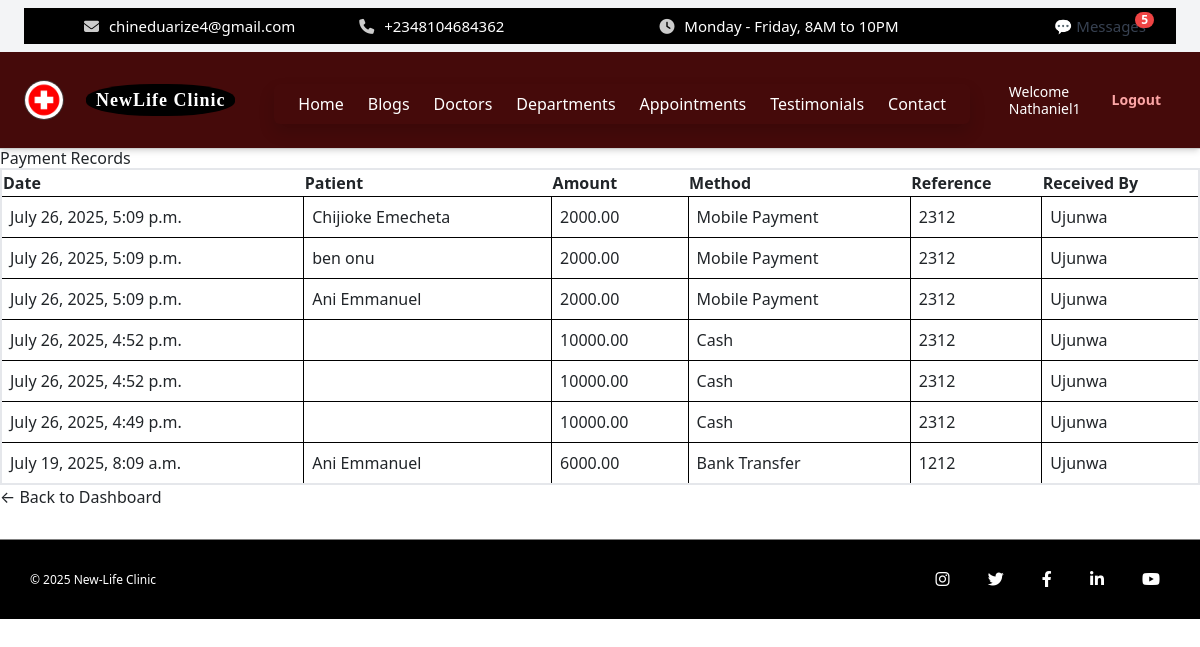
The page /cashier/payments/ (signed in) on the database its author committed.
### core/models.py (models this page shows, shortened)
class HeaderSettings(models.Model):
    hospital_name = models.CharField(max_length=100, default='My Hospital')
    logo = models.ImageField(upload_to='logos/', blank=True, null=True)
    menu_1 = models.CharField(max_length=50, default='Home')
    menu_2 = models.CharField(max_length=50, default='Services')
    menu_3 = models.CharField(max_length=50, default='Doctors')
    menu_4 = models.CharField(max_length=50, default='Departments')
    menu_5 = models.CharField(max_length=50, default='Appointments')
    menu_6 = models.CharField(max_length=50, default='About')
    menu_7 = models.CharField(max_length=50, default='Contact')
    email = models.EmailField(blank=True)
    phone = models.CharField(max_length=20, blank=True)
    working_hours = models.CharField(max_length=100, default="Monday - Friday, 8AM to 10PM")

class User(AbstractUser):
    ROLE_CHOICES = [
        ('admin', 'Admin'),
        ('doctor', 'Doctor'),
        ('nurse', 'Nurse'),
        ('receptionist', 'Receptionist'),
        ('pharmacist', 'Pharmacist'),
        ('labtech', 'Lab Technician'),
        ('patient', 'Patient'),
        ('cashier', 'Cashier'),
    ]
    role = models.CharField(max_length=20, choices=ROLE_CHOICES)

class FooterSettings(models.Model):
    copyright_text = models.CharField(max_length=255, default="© 2025 New-Life Clinic")
    instagram_url = models.URLField(blank=True, null=True)
    twitter_url = models.URLField(blank=True, null=True)
    facebook_url = models.URLField(blank=True, null=True)
    linkedin_url = models.URLField(blank=True, null=True)
    youtube_url = models.URLField(blank=True, null=True)

### cashier/models.py (models this page shows, shortened)
class Payment(models.Model):
    PAYMENT_METHOD_CHOICES = [
        ('cash', 'Cash'),
        ('pos', 'POS (Card)'),
        ('bank_transfer', 'Bank Transfer'),
        ('mobile', 'Mobile Payment'),
        ('insurance', 'Insurance'),
    ]
    patient = models.ForeignKey(
        'core.Patient',  # ✅ use app_name.ModelName as string
        on_delete=models.CASCADE
    )
    patient_name = models.CharField(max_length=100)
    amount = models.DecimalField(max_digits=10, decimal_places=2)
    payment_method = models.CharField(max_length=20, choices=PAYMENT_METHOD_CHOICES)
    reference_number = models.CharField(max_length=100, blank=True, null=True)
    received_by = models.ForeignKey(User, on_delete=models.SET_NULL, null=True)
    date_received = models.DateTimeField(auto_now_add=True)
    remarks = models.TextField(blank=True, null=True)

### cashier/views.py (the view)
# urls.py: path('payments/', views.payment_list, name='cashier_payment_list'),
@cashier_or_admin_required
def payment_list(request):
    payments = Payment.objects.all().order_by('-date_received')
    return render(request, 'cashier/payment_list.html', {'payments': payments})

### core/context_processors.py (called while the page is built)
def header_settings(request):
    try:
        settings = HeaderSettings.objects.first()
    except HeaderSettings.DoesNotExist:
        settings = None
    return {'header_settings': settings}

def footer_settings(request):
    footer = FooterSettings.objects.first()
    return {'footer_settings': footer}

def appointment_form_processor(request):
    return {
        'footer_appointment_form': AppointmentForm()
    }

def unread_message_context(request):
    context = {}
    if request.user.is_authenticated:
        unread_messages = Message.objects.filter(recipient=request.user, is_read=False)
        context['unread_count'] = unread_messages.count()
        context['unread_messages'] = unread_messages[:5]
    else:
        context['unread_count'] = 0
    unread_enquiries = Enquiry.objects.filter(is_read=False)
    context['unread_enquiry_count'] = unread_enquiries.count()
    context['unread_enquiries'] = unread_enquiries[:5]
    context['total_unread_count'] = context['unread_count'] + context['unread_enquiry_count']
    return context

def footer_form(request):
    return {
        'footer_appointment_form': AppointmentForm()
    }

### cashier/templates/cashier/payment_list.html
{% extends 'core/base.html' %}
{% block content %}
  <h2>Payment Records</h2>
  <table border="1">
    <tr>
      <th>Date</th>
      <th>Patient</th>
      <th>Amount</th>
      <th>Method</th>
      <th>Reference</th>
      <th>Received By</th>
    </tr>
    {% for payment in payments %}
    <tr>
      <td>{{ payment.date_received }}</td>
      <td>{{ payment.patient_name }}</td>
      <td>{{ payment.amount }}</td>
      <td>{{ payment.get_payment_method_display }}</td>
      <td>{{ payment.reference_number }}</td>
      <td>{{ payment.received_by.username }}</td>
    </tr>
    {% endfor %}
  </table>
  <a href="{% url 'cashier:cashier_dashboard' %}">← Back to Dashboard</a>
{% endblock %}

### core/templates/core/base.html (shortened to what this page needs)
<!DOCTYPE html>
<html lang="en" class="dark">
{% load static %}
{% load widget_tweaks %}
<head>
  <link rel="stylesheet" href="{% static 'core/css/style.css' %}">
  <script src="https://cdn.tailwindcss.com"></script>
  <link rel="stylesheet" href="https://cdnjs.cloudflare.com/ajax/libs/font-awesome/6.4.0/css/all.min.css">
  <link href="https://cdn.jsdelivr.net/npm/bootstrap@5.3.0/dist/css/bootstrap.min.css" rel="stylesheet">
</head>
<body>
  <div class="fixed-header bg-gray-100 px-4 py-2 text-sm">
  <div class="topbar flex flex-wrap items-center justify-between gap-4 sm:gap-0">
    <div class="topbar-left flex flex-col sm:flex-row items-start sm:items-center gap-1 sm:gap-4 flex-wrap text-center sm:text-left">
      {% if header_settings.email %}
        <span><i class="fas fa-envelope"></i> {{ header_settings.email }}</span>
      {% endif %}
      {% if header_settings.phone %}
        <span><i class="fas fa-phone"></i> {{ header_settings.phone }}</span>
      {% endif %}
    </div>
    <div class="topbar-right flex flex-col sm:flex-row items-start sm:items-center gap-1 sm:gap-4 flex-wrap text-center sm:text-left">
      {% if header_settings.working_hours %}
        <span><i class="fas fa-clock"></i> {{ header_settings.working_hours }}</span>
      {% endif %}
    </div>
    <a href="{% url 'admin_panel:inbox' %}" class="relative text-gray-700 no-print whitespace-nowrap">
      💬 Messages
      {% if total_unread_count > 0 %}
        <span class="absolute -top-1 -right-2 bg-red-500 text-white text-xs font-bold rounded-full px-1.5">
          {{ total_unread_count }}
        </span>
      {% endif %}
    </a>
  </div>
</div>
    <header class="header-bar flex items-center justify-between flex-wrap bg-red-950 p-4 shadow-md w-full gap-4 sm:gap-0">
  <div class="logo-title flex items-center space-x-3 flex-shrink-0">
    {% if header_settings.logo %}
      <img src="{{ header_settings.logo.url }}" alt="Logo" class="logo-img h-10 w-10 object-cover">
    {% else %}
      <img src="{% static 'core/img/default_logo.png' %}" alt="Default Logo" class="logo-img h-10 w-10 object-cover">
    {% endif %}
    <span class="hospital-name font-bold text-lg leading-tight text-white">
      <span class="block">{{ header_settings.hospital_name_line1|default:"NewLife Clinic" }}</span>
    </span>
  </div>
  <div class="relative flex-1 flex justify-center sm:justify-center">
    <nav id="menu-content" class="hidden sm:flex absolute sm:static top-full mt-2 sm:mt-0 bg-red-800 sm:bg-transparent shadow sm:shadow-none rounded px-4 py-2 sm:p-0 sm:rounded-none z-50 overflow-x-auto whitespace-nowrap space-x-4 sm:space-x-6">
      <a href="{% url 'landing_page' %}" class="text-white hover:text-blue-400">Home</a>
      <a href="{% url 'blogs' %}" class="text-white hover:text-blue-400">Blogs</a>
      <a href="{% url 'doctors' %}" class="text-white hover:text-blue-400">Doctors</a>
      <a href="{% url 'departments' %}" class="text-white hover:text-blue-400">Departments</a>
      <a href="{% url 'appointment' %}" class="text-white hover:text-blue-400">Appointments</a>
      <a href="{% url 'testimonials' %}" class="text-white hover:text-blue-400">Testimonials</a>
      <a href="{% url 'contact' %}" class="text-white hover:text-blue-400">Contact</a>
    </nav>
  </div>
  <div class="auth-buttons flex items-center space-x-4 flex-shrink-0 text-sm">
    {% if request.path == '/' and not request.user.is_authenticated %}
      <a href="{% url 'login' %}" class="text-blue-300 hover:underline no-print">Login</a>
    {% elif request.user.is_authenticated %}
      <span class="text-white no-print text-sm leading-tight">Welcome<br>{{ request.user.username }}</span>
      <a href="{% url 'logout' %}" class="text-red-300 hover:underline no-print">Logout</a>
    {% endif %}
  </div>
</header>
  <main>
    {% block content %}{% endblock %}
  </main>
  {% block footer %}
<div class="bottom-footer" style="min-height: 80px; margin-bottom: 20px;">
  <div class="bottom-footer-content" style="display: flex; justify-content: space-between; align-items: center; height: 100%;">
    <div class="left">
      <p>{{ footer_settings.copyright_text|default:"© 2025 New-Life Clinic" }}</p>
    </div>
    <div class="right social-icons">
      {% if footer_settings.instagram_url %}
        <a href="{{ footer_settings.instagram_url }}" target="_blank"><i class="fab fa-instagram"></i></a>
      {% endif %}
      {% if footer_settings.twitter_url %}
        <a href="{{ footer_settings.twitter_url }}" target="_blank"><i class="fab fa-twitter"></i></a>
      {% endif %}
      {% if footer_settings.facebook_url %}
        <a href="{{ footer_settings.facebook_url }}" target="_blank"><i class="fab fa-facebook-f"></i></a>
      {% endif %}
      {% if footer_settings.linkedin_url %}
        <a href="{{ footer_settings.linkedin_url }}" target="_blank"><i class="fab fa-linkedin-in"></i></a>
      {% endif %}
      {% if footer_settings.youtube_url %}
        <a href="{{ footer_settings.youtube_url }}" target="_blank"><i class="fab fa-youtube"></i></a>
      {% endif %}
    </div>
  </div>
</div>
  {% endblock %}
</body>
</html>

### core/static/core/css/style.css (style rules this page uses)
body { font-family: Arial, sans-serif; background-color: #f9fafc; color: #333; }
html { scroll-behavior: smooth; }
.header-bar { display: flex; align-items: center; justify-content: space-between; background: white; padding: 15px 30px; border-bottom: 1px solid #ccc; }
.logo-title { display: flex; align-items: center; }
.logo-img { height: 65px; margin-right: 10px; border-radius: 50%; border: 1px solid rgb(61, 60, 60); }
.hospital-name { display: inline-block; background: black; padding: 5px 10px; color: white; font-family: 'Playfair Display', serif; border-radius: 45%; font-weight: 700; letter-spacing: 1px; line-height:1.0; margin-left: 10px; }
.auth-buttons a { padding: 8px 15px; border-radius: 5px; text-decoration: none; margin-left: 10px; font-weight: 600; }
.topbar { background-color: #000; color: white; display: flex; justify-content: space-between; padding: 8px 30px; font-size: 15px; font-family: 'Segoe UI', Tahoma, Geneva, Verdana, sans-serif; }
.topbar-left span, .topbar-right span { margin-right: 30px; }
.topbar-left span { margin-left: 30px; }
.topbar i { margin-right: 6px; color: #ccc; }
.bottom-footer { width: 100%; height: 15px; background-color: black; border-top: 1px solid grey; color: white; font-size: 12px; padding: 15px 30px; box-sizing: border-box; margin-top: 30px; }
.bottom-footer-content { display: flex; justify-content: space-between; align-items: center; }
.bottom-footer .social-icons a { color: white; margin-left: 15px; font-size: 14px; transition: color 0.3s; }
.social-icons i { color: white; font-size: 16px; margin: 0 10px; transition: color 0.3s ease; }
.social-icons a { text-decoration: none; }
table { border: 2px solid black; border-collapse: collapse; width: 100%; }
table tbody td { border: 1px solid #000; padding: 8px; }

### rows shown on the page
HeaderSettings: email "chineduarize4@gmail.com", phone "+2348104684362", working_hours "Monday - Friday, 8AM to 10PM", logo (picture)
User: user.username "Nathaniel1"
Payment: date_received "July 26, 2025, 5:09 p.m.", patient_name "Chijioke Emecheta", amount "2000.00", payment_method "Mobile Payment", reference_number "2312", received_by.username "Ujunwa"
Payment: date_received "July 26, 2025, 5:09 p.m.", patient_name "ben onu", amount "2000.00", payment_method "Mobile Payment", reference_number "2312", received_by.username "Ujunwa"
Payment: date_received "July 26, 2025, 5:09 p.m.", patient_name "Ani Emmanuel", amount "2000.00", payment_method "Mobile Payment", reference_number "2312", received_by.username "Ujunwa"
Payment: date_received "July 26, 2025, 4:52 p.m.", amount "10000.00", payment_method "Cash", reference_number "2312", received_by.username "Ujunwa"
Payment: date_received "July 26, 2025, 4:52 p.m.", amount "10000.00", payment_method "Cash", reference_number "2312", received_by.username "Ujunwa"
Payment: date_received "July 26, 2025, 4:49 p.m.", amount "10000.00", payment_method "Cash", reference_number "2312", received_by.username "Ujunwa"
Payment: date_received "July 19, 2025, 8:09 a.m.", patient_name "Ani Emmanuel", amount "6000.00", payment_method "Bank Transfer", reference_number "1212", received_by.username "Ujunwa"
FooterSettings: copyright_text "© 2025 New-Life Clinic"

### other values the page prints
{{ total_unread_count }} "5"
{{ header_settings.hospital_name_line1|default:"NewLife Clinic" }} "NewLife Clinic"
